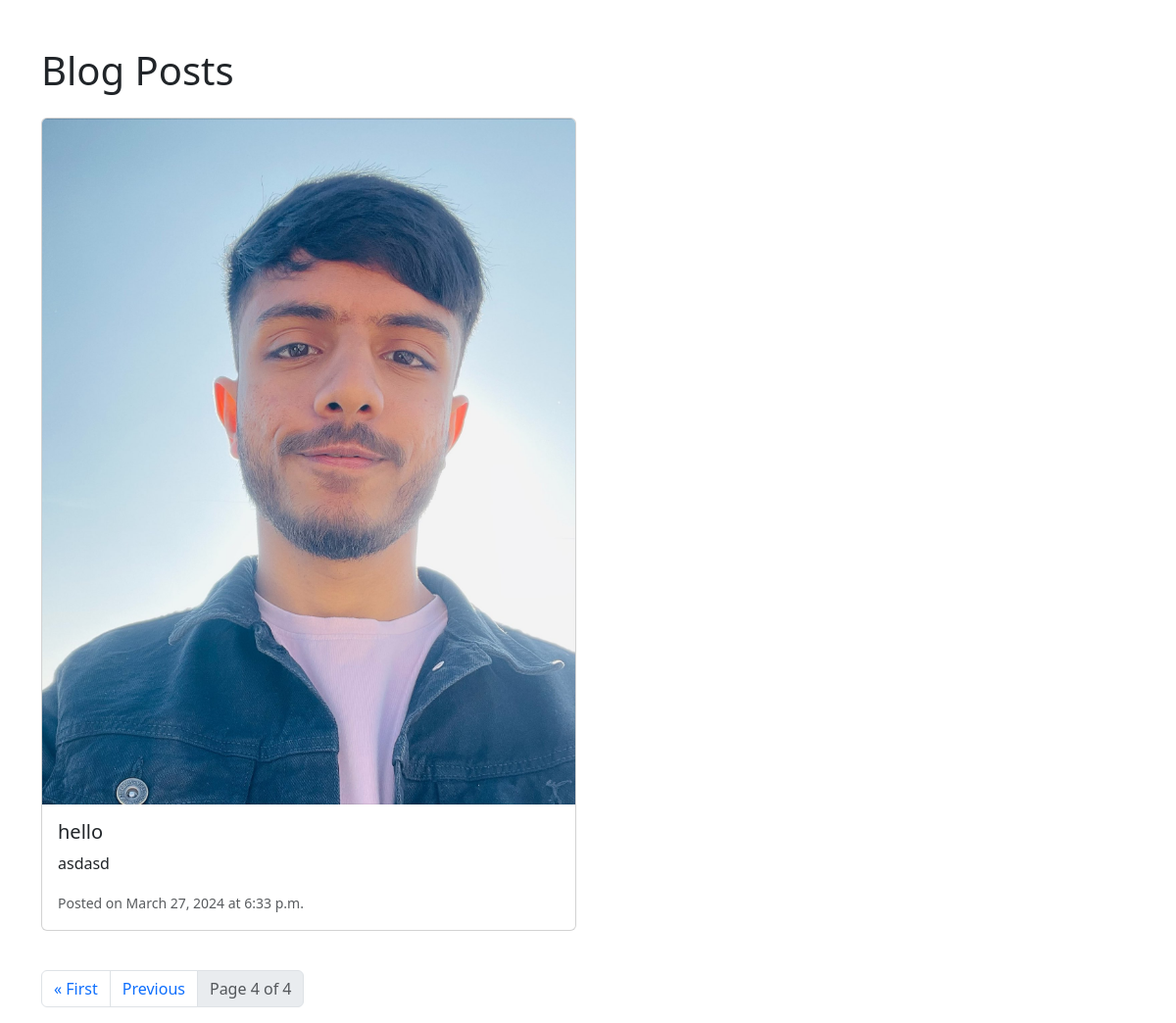
/bloges/?page=4, run on the app's committed database.
### page/models.py (models this page shows)
class blog(models.Model):
    membersId = models.ForeignKey(members,on_delete=models.CASCADE,null=True)
    blogId = models.AutoField(primary_key=True)
    date = models.DateField(null=True)
    time = models.TimeField(null=True)
    title = models.CharField(max_length=100)
    description = models.TextField(max_length=500)
    images = models.ImageField(upload_to='images/')

### page/views.py (the view)
# urls.py: path('bloges/', views.bloges, name='bloges'),
def bloges(request):
    blog_list = blog.objects.all()
    print("Blog", type(blog_list), "list of blog ", blog_list)
    paginator = Paginator(blog_list, 2)  # Display 2 blog posts per page
    page_number = request.GET.get('page')
    page_obj = paginator.get_page(page_number)
    print("Paginator", page_obj)
    return render(request, 'list.html', {'page_obj': page_obj})

### page/templates/list.html (shortened to what this page needs)
<!DOCTYPE html>
<html lang="en">
<head>
    <link href="https://cdn.jsdelivr.net/npm/bootstrap@5.3.0/dist/css/bootstrap.min.css" rel="stylesheet">
</head>
<body>
    <div class="container mt-5">
        <h1 class="mb-4">Blog Posts</h1>
        <div class="row">
            {% for post in page_obj %}
                <div class="col-md-6 mb-3">
                    <div class="card">
                        <img src="{{ post.images.url }}" class="card-img-top" alt="Blog Image">
                        <div class="card-body">
                            <h5 class="card-title">{{ post.title }}</h5>
                            <p class="card-text">{{ post.description }}</p>
                            <p class="card-text">
                                <small class="text-muted">Posted on {{ post.date }} at {{ post.time }}</small>
                            </p>
                        </div>
                    </div>
                </div>
            {% endfor %}
        </div>
        <nav aria-label="Page navigation" class="mt-4">
            <ul class="pagination">
                {% if page_obj.has_previous %}
                    <li class="page-item">
                        <a class="page-link" href="?page=1">&laquo; First</a>
                    </li>
                    <li class="page-item">
                        <a class="page-link" href="?page={{ page_obj.previous_page_number }}">Previous</a>
                    </li>
                {% endif %}
                <li class="page-item disabled">
                    <span class="page-link">
                        Page {{ page_obj.number }} of {{ page_obj.paginator.num_pages }}
                    </span>
                </li>
            </ul>
        </nav>
    </div>
</body>
</html>

### data on the page
blog: images (picture), title "hello", description "asdasd", date "March 27, 2024", time "6:33 p.m."

### other printed values
{{ page_obj.number }} "4"
{{ page_obj.paginator.num_pages }} "4"
